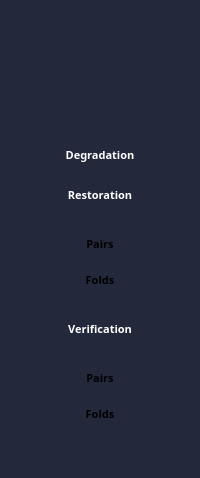
        <widget class="QFrame" name="full_menu">
         <property name="sizePolicy">
          <sizepolicy hsizetype="Expanding" vsizetype="Expanding">
           <horstretch>0</horstretch>
           <verstretch>0</verstretch>
          </sizepolicy>
         </property>
         <property name="minimumSize">
          <size>
           <width>100</width>
           <height>450</height>
          </size>
         </property>
         <property name="maximumSize">
          <size>
           <width>200</width>
           <height>900</height>
          </size>
         </property>
         <property name="autoFillBackground">
          <bool>false</bool>
         </property>
         <property name="styleSheet">
          <string notr="true">background-color: rgb(36, 40, 59);</string>
         </property>
         <layout class="QVBoxLayout" name="verticalLayout_6">
          <property name="leftMargin">
           <number>0</number>
          </property>
          <property name="topMargin">
           <number>0</number>
          </property>
          <property name="rightMargin">
           <number>0</number>
          </property>
          <property name="bottomMargin">
           <number>0</number>
          </property>
          <item>
           <layout class="QVBoxLayout" name="verticalLayout">
            <property name="spacing">
             <number>10</number>
            </property>
            <item>
             <widget class="QLabel" name="icon">
              <property name="sizePolicy">
               <sizepolicy hsizetype="Expanding" vsizetype="Expanding">
                <horstretch>0</horstretch>
                <verstretch>0</verstretch>
               </sizepolicy>
              </property>
              <property name="minimumSize">
               <size>
                <width>100</width>
                <height>100</height>
               </size>
              </property>
              <property name="maximumSize">
               <size>
                <width>200</width>
                <height>200</height>
               </size>
              </property>
              <property name="styleSheet">
               <string notr="true">image: url(:/images/Logo.png);background-color:rgb(36, 40, 59);padding:5px;border:none;
</string>
              </property>
              <property name="text">
               <string/>
              </property>
              <property name="pixmap">
               <pixmap resource="../ressources.qrc">:/images/images/Logo.png</pixmap>
              </property>
              <property name="alignment">
               <set>Qt::AlignCenter</set>
              </property>
              <property name="margin">
               <number>0</number>
              </property>
             </widget>
            </item>
            <item>
             <spacer name="verticalSpacer_2">
              <property name="orientation">
               <enum>Qt::Vertical</enum>
              </property>
              <property name="sizeType">
               <enum>QSizePolicy::Minimum</enum>
              </property>
              <property name="sizeHint" stdset="0">
               <size>
                <width>20</width>
                <height>30</height>
               </size>
              </property>
             </spacer>
            </item>
            <item>
             <widget class="QPushButton" name="degradation_btn">
              <property name="styleSheet">
               <string notr="true">QPushButton{color: rgb(255, 255, 255);font-size:8pt; font-weight:bold;font-family: Georama;border:none; height: 30px}
QPushButton:hover{background-color:rgb(28, 142, 178);}</string>
              </property>
              <property name="text">
               <string>Degradation</string>
              </property>
              <property name="icon">
               <iconset resource="../ressources.qrc">
                <normaloff>:/images/images/ajouter (1).png</normaloff>:/images/images/ajouter (1).png</iconset>
              </property>
              <property name="checkable">
               <bool>true</bool>
              </property>
              <property name="checked">
               <bool>false</bool>
              </property>
             </widget>
            </item>
            <item>
             <widget class="QPushButton" name="restoration_btn">
              <property name="styleSheet">
               <string notr="true">QPushButton{color: rgb(255, 255, 255);font-size:8pt; font-weight:bold;font-family: Georama;border:none; height: 30px}
QPushButton:hover{background-color:rgb(28, 142, 178);}
</string>
              </property>
              <property name="text">
               <string>Restoration</string>
              </property>
              <property name="icon">
               <iconset resource="../ressources.qrc">
                <normaloff>:/images/images/Correct.png</normaloff>:/images/images/Correct.png</iconset>
              </property>
              <property name="checkable">
               <bool>true</bool>
              </property>
              <property name="checked">
               <bool>true</bool>
              </property>
             </widget>
            </item>
            <item>
             <widget class="QWidget" name="verticalWidget" native="true">
              <layout class="QVBoxLayout" name="verticalLayout_3">
               <item>
                <widget class="QPushButton" name="pairs_rest_btn">
                 <property name="styleSheet">
                  <string notr="true">QPushButton{color: &quot;grey&quot;;font-size:8pt; font-weight:bold;font-family: Georama;border:none; height: 30px}
QPushButton:hover{background-color:rgb(28, 142, 178);}</string>
                 </property>
                 <property name="text">
                  <string>Pairs</string>
                 </property>
                </widget>
               </item>
               <item>
                <widget class="QPushButton" name="folds_rest_btn">
                 <property name="styleSheet">
                  <string notr="true">QPushButton{color:&quot;grey&quot;;font-size:8pt; font-weight:bold;font-family: Georama;border:none; height: 30px}
QPushButton:hover{background-color:rgb(28, 142, 178);}</string>
                 </property>
                 <property name="text">
                  <string>Folds</string>
                 </property>
                </widget>
               </item>
              </layout>
             </widget>
            </item>
            <item>
             <widget class="QPushButton" name="verification">
              <property name="styleSheet">
               <string notr="true">QPushButton{color: rgb(255, 255, 255);font-size:8pt; font-weight:bold;font-family: Georama;border:none; height: 30px}
QPushButton:hover{background-color:rgb(28, 142, 178);}</string>
              </property>
              <property name="text">
               <string>Verification</string>
              </property>
              <property name="icon">
               <iconset resource="../ressources.qrc">
                <normaloff>:/images/images/identifiant-du-visage 1.png</normaloff>:/images/images/identifiant-du-visage 1.png</iconset>
              </property>
              <property name="checkable">
               <bool>true</bool>
              </property>
              <property name="checked">
               <bool>true</bool>
              </property>
             </widget>
            </item>
            <item>
             <widget class="QWidget" name="verticalWidget_2" native="true">
              <layout class="QVBoxLayout" name="verticalLayout_4">
               <item>
                <widget class="QPushButton" name="pairs_verif_btn">
                 <property name="styleSheet">
                  <string notr="true">QPushButton{color:&quot;grey&quot;;font-size:8pt; font-weight:bold;font-family: Georama;border:none; height: 30px}
QPushButton:hover{background-color:rgb(28, 142, 178);}</string>
                 </property>
                 <property name="text">
                  <string>Pairs</string>
                 </property>
                </widget>
               </item>
               <item>
                <widget class="QPushButton" name="folds_verif_btn">
                 <property name="styleSheet">
                  <string notr="true">QPushButton{color:&quot;grey&quot;;font-size:8pt; font-weight:bold;font-family: Georama;border:none; height: 30px}
QPushButton:hover{background-color:rgb(28, 142, 178);}</string>
                 </property>
                 <property name="text">
                  <string>Folds</string>
                 </property>
                </widget>
               </item>
              </layout>
             </widget>
            </item>
            <item>
             <spacer name="verticalSpacer">
              <property name="orientation">
               <enum>Qt::Vertical</enum>
              </property>
              <property name="sizeHint" stdset="0">
               <size>
                <width>20</width>
                <height>40</height>
               </size>
              </property>
             </spacer>
            </item>
           </layout>
          </item>
         </layout>
        </widget>
